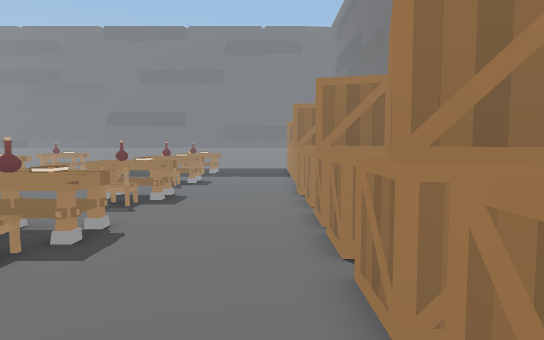
[1] (above)

24 first-person views from a walk through a scene from a Unity 3-D project. The camera is 1.5 m above the floor, tilts 4° down and sees 75° across. The floor is counted in squares, 0.89 m on a side. Each view is taken from the middle of a square. On the plan, view 1 faces up. The plan holds only what a view shows up to about 17 squares ahead; the rest is blank. The player character is not drawn.

[2]
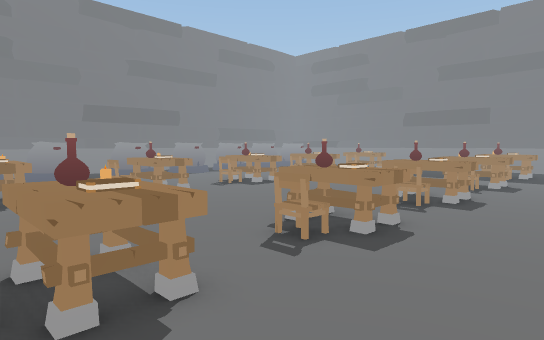

[3]
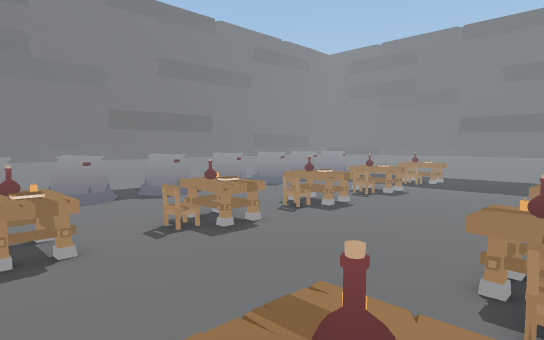

[4]
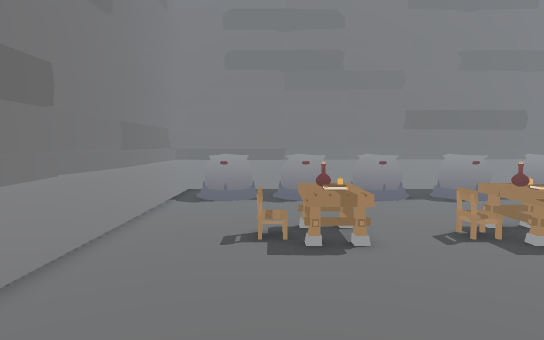

[5]
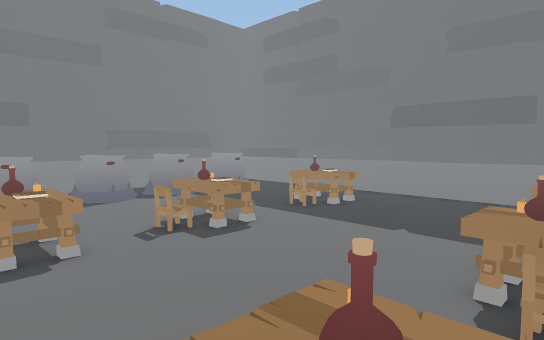

[6]
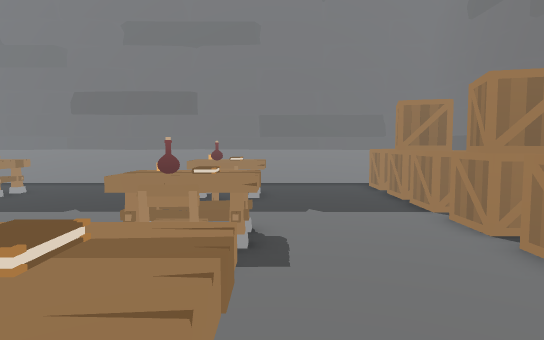

[7]
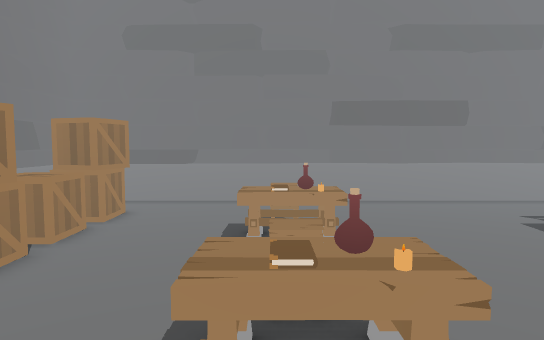

[8]
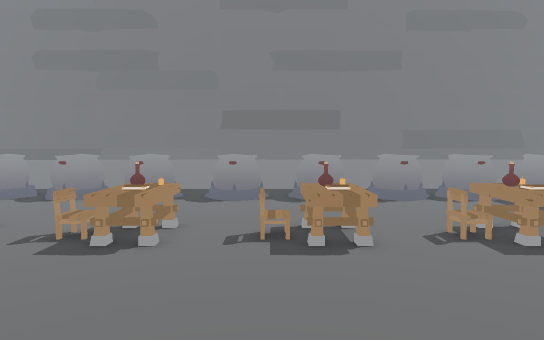

[9]
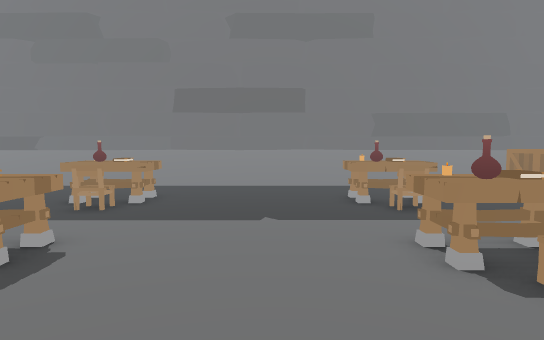

[10]
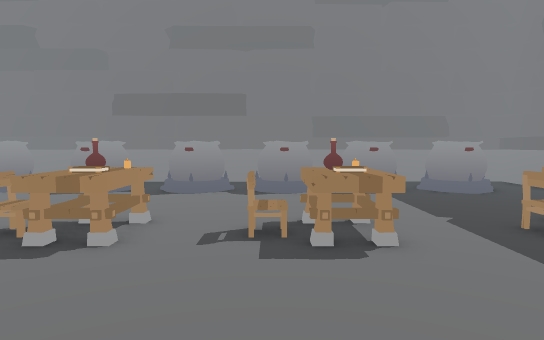

[11]
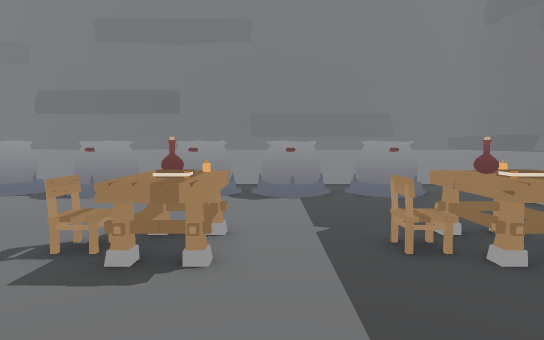

[12]
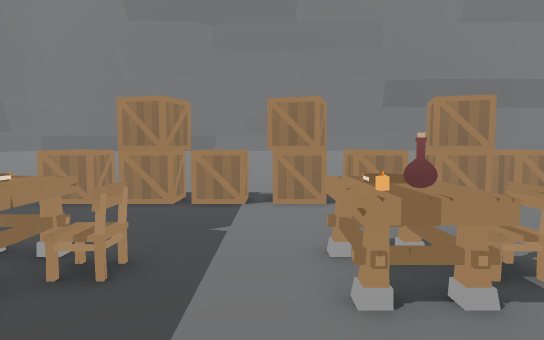

[13]
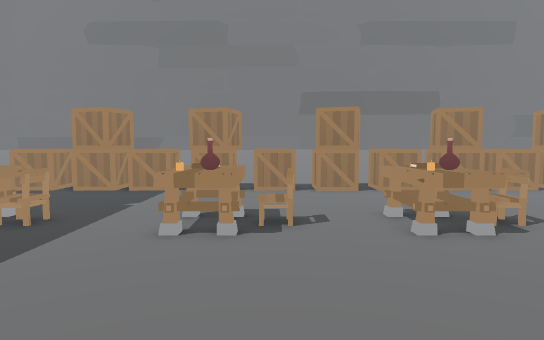

[14]
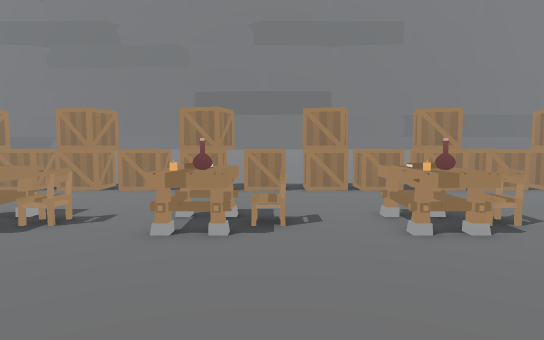

[15]
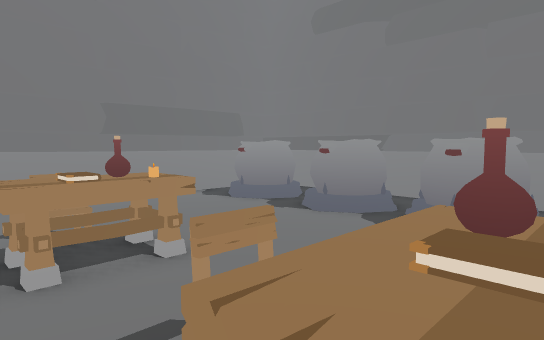

[16]
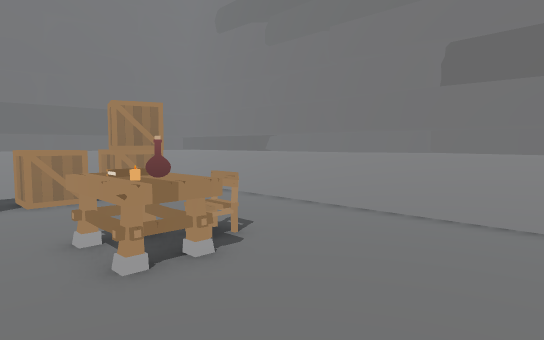

[17]
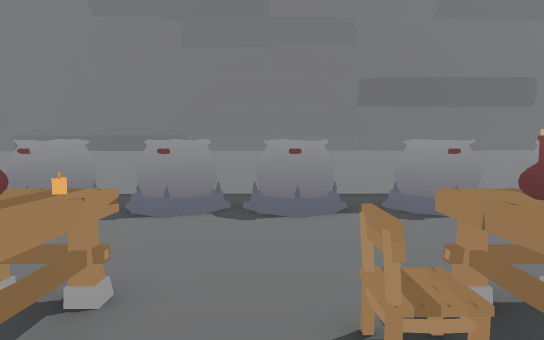

[18]
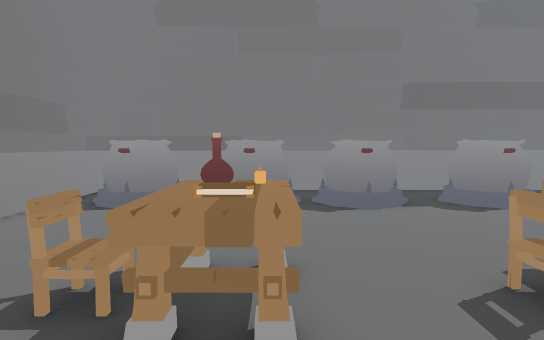

[19]
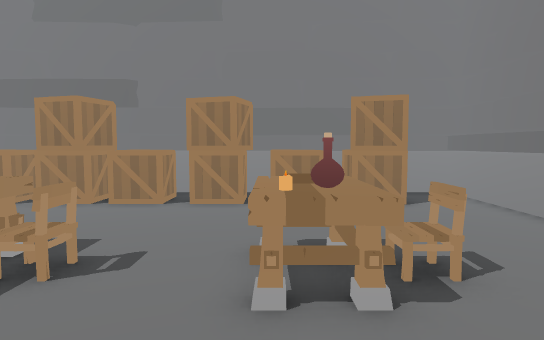

[20]
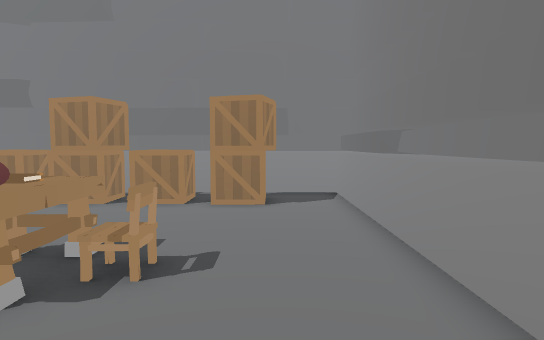

[21]
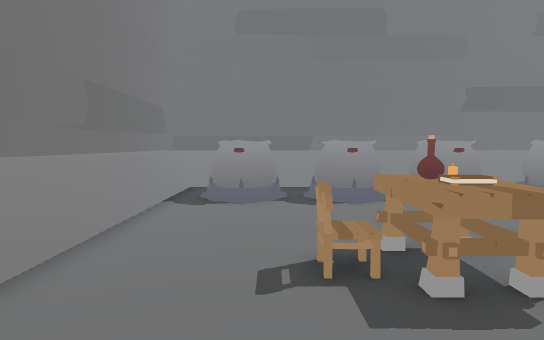

[22]
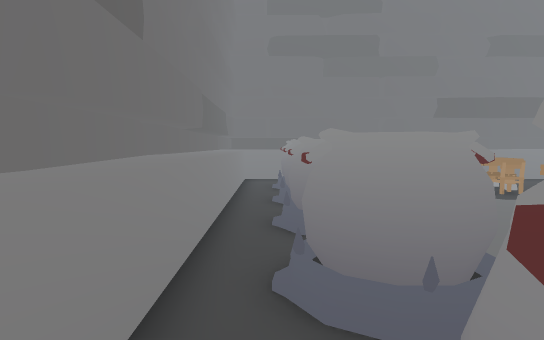

[23]
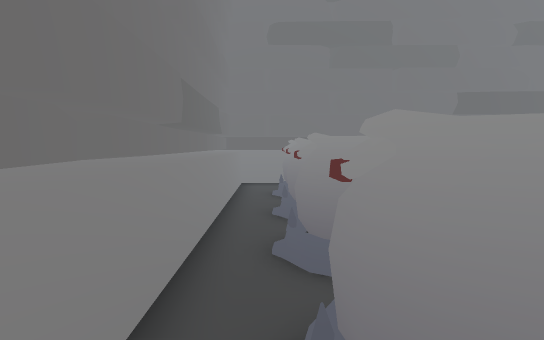

[24]
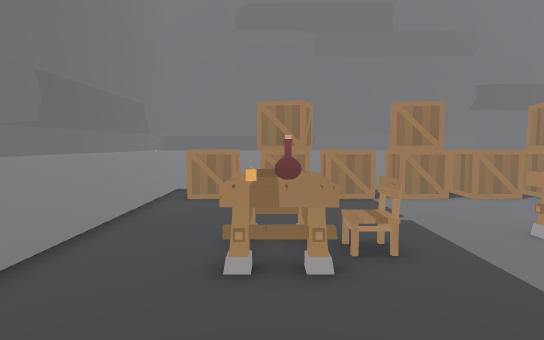

### Floor plan
Key: @ floor where view 1 was taken; # wall or solid block; x gap in a wall; . floor; / step, stairs or slope; = window, fence, low wall or low ledge; ^ raised ledge; C chair; O other object.
Columns run from 23 left of view 1 to 4 right of it. Each row starts with its distance up from view 1.
 27      ######
 26 #######^^###################
 25 #..........................#
 24 #.......................^^.#
 23 #..##............=......x^ #
 22 #..^^....^^^......^^^...#  #
 21 #..##....=^^.....=^^....####
 20 #..x......C........C....^^##
 19 #..^^...................^^.#
 18 #..##...................####
 17 #..=.....^^^......^^....####
 16 #..^#....^^^......^^^....^##
 15 #..^#.....C........C....^^.#
 14 #.......................x^##
 13 #..^^...................####
 12 #..^^....^^^......^^^...###
 11 #^.##....^^^......^^=...^^#
 10 #^........C.......C/....^^#
  9 #^.^^....................##
  8 #^.^#...................###
  7 #^.......^^^......^^^...####
  6 #^.......^^^......^^....^^.#
  5 #^ ^^.....C.......CO....x^##
  4 #^ ##...................####
  3 #^......................##.#
  2 #^.^^....^^^......^^^...^^.#
  1 #^.^#....^^^......^^^...^^.#
  0 #^........C.......C/...@.x.#
 -1 #^.^^...................##.#
 -2 #^ ^^...................##.#
 -3 #^ ##......................#
 -4 #^.........................#
 -5 ############################

Where each view was taken, in squares from view 1:
view 1: 0 up, 0 right, facing up
view 2: 0 up, 0 right, facing up-left
view 3: 0 up, 4 left, facing up-left
view 4: 0 up, 4 left, facing left
view 5: 10 up, 4 left, facing up-left
view 6: 10 up, 3 left, facing up
view 7: 10 up, 4 left, facing down
view 8: 10 up, 4 left, facing left
view 9: 11 up, 8 left, facing up
view 10: 15 up, 6 left, facing left
view 11: 18 up, 7 left, facing left
view 12: 18 up, 9 left, facing right
view 13: 15 up, 12 left, facing right
view 14: 10 up, 12 left, facing right
view 15: 7 up, 11 left, facing down-left
view 16: 4 up, 10 left, facing down-right
view 17: 4 up, 10 left, facing left
view 18: 2 up, 9 left, facing left
view 19: 2 up, 9 left, facing right
view 20: 2 down, 9 left, facing right
view 21: 1 down, 8 left, facing left
view 22: 8 up, 21 left, facing up
view 23: 10 up, 21 left, facing up
view 24: 22 up, 10 left, facing right
